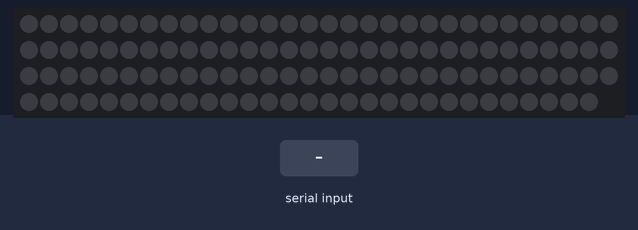
Recording of a sketch running on a simulated Arduino Uno, built with avr-gcc and run on an emulated ATmega328P. On the bench: 119 RGB LEDs in strip order, left to right, continuing on the next row. The inputs (shaded band) are chosen by the test bench. Dim RGB values are drawn brighter than linear.

Above: at 1.2 s.
1.3 s: "90,45\n" received over Serial
At 2.3 s:
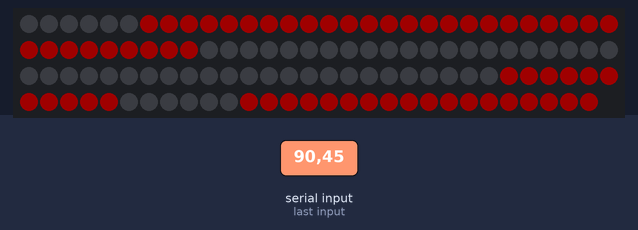
2.8 s: "30,150\n" received over Serial
At 3.4 s:
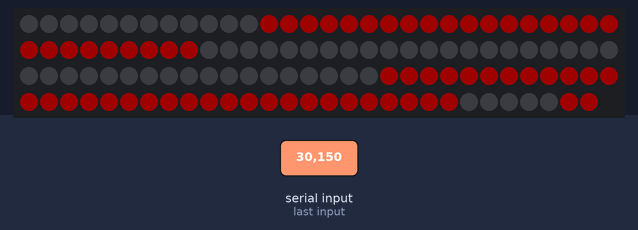
Timing chart, 0 to 5.8 s (numbered marks = the images above; inputs shaded):
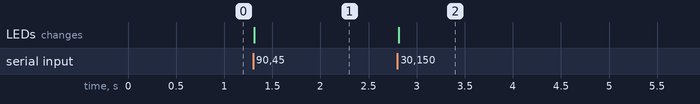

Measured:
- after the input at 1.3 s, the LEDs: change at once (image 1)
- after the input at 2.8 s, the LEDs: change at once (image 2)

The sketch:

countdownclock.ino
```cpp
#include <FastLED.h>

#define LED_PER_DIGIT 39
#define DIGITS      3
#define LED_PIN     7
#define NUM_LEDS    LED_PER_DIGIT*DIGITS+2


int digits[10][39] = {
  {1,1,1,1,1,1, 1,1,1,1,1,1, 1,1,1,1,1, 1,1,1,1,1,1, 1,1,1,1,1,1, 1,1,1,1,1, 0,0,0,0,0}, // 0
  {0,0,0,0,0,0, 0,0,0,0,0,0, 0,0,0,0,0, 1,1,1,1,1,1, 1,1,1,1,1,1, 0,0,0,0,0, 0,0,0,0,0}, // 1
  {1,1,1,1,1,1, 0,0,0,0,0,0, 1,1,1,1,1, 1,1,1,1,1,1, 0,0,0,0,0,0, 1,1,1,1,1, 1,1,1,1,1}, // 2
  {0,0,0,0,0,0, 0,0,0,0,0,0, 1,1,1,1,1, 1,1,1,1,1,1, 1,1,1,1,1,1, 1,1,1,1,1, 1,1,1,1,1}, // 3
  {0,0,0,0,0,0, 1,1,1,1,1,1, 0,0,0,0,0, 1,1,1,1,1,1, 1,1,1,1,1,1, 0,0,0,0,0, 1,1,1,1,1}, // 4
  {0,0,0,0,0,0, 1,1,1,1,1,1, 1,1,1,1,1, 0,0,0,0,0,0, 1,1,1,1,1,1, 1,1,1,1,1, 1,1,1,1,1}, // 5
  {1,1,1,1,1,1, 1,1,1,1,1,1, 1,1,1,1,1, 0,0,0,0,0,0, 1,1,1,1,1,1, 1,1,1,1,1, 1,1,1,1,1}, // 6
  {0,0,0,0,0,0, 0,0,0,0,0,0, 1,1,1,1,1, 1,1,1,1,1,1, 1,1,1,1,1,1, 0,0,0,0,0, 0,0,0,0,0}, // 7
  {1,1,1,1,1,1, 1,1,1,1,1,1, 1,1,1,1,1, 1,1,1,1,1,1, 1,1,1,1,1,1, 1,1,1,1,1, 1,1,1,1,1}, // 8
  {0,0,0,0,0,0, 1,1,1,1,1,1, 1,1,1,1,1, 1,1,1,1,1,1, 1,1,1,1,1,1, 1,1,1,1,1, 1,1,1,1,1}, // 9
};

CRGB leds[NUM_LEDS];

void display_digit(int i, int k)
{
  int offset = (k-1)*LED_PER_DIGIT;

  for (int j=0; j<LED_PER_DIGIT; j++)
  {
    if(digits[i][j])
    {
      leds[j+offset] = CRGB(32, 0, 0);
    }  else {
      leds[j+offset] = CRGB(0, 0, 0);
    }
  }
}

const byte numChars = 4;        // 0:00
char receivedChars[numChars];   // an array to store the received data
boolean newData = false;

void recv() {
    static byte ndx = 0;
    char endMarker = '\n';
    char rc;

    while (Serial.available() > 0 && newData == false) {
        rc = Serial.read();

        if (rc != endMarker) {
//            Serial.print("received: ");Serial.println(rc);
            receivedChars[ndx] = rc;
            ndx++;
            if (ndx >= numChars) {
                ndx = numChars - 1;
            }
        }
        else {
//            receivedChars[ndx] = '\0'; // terminate the string
            ndx = 0;
//            Serial.print("string: ");Serial.println(receivedChars);
            newData = true;
        }
    }
}


void setup() {
Serial.begin(9600);
FastLED.addLeds<WS2812, LED_PIN, GRB>(leds, NUM_LEDS);
leds[NUM_LEDS-2] = CRGB(32, 0, 0);
leds[NUM_LEDS-1] = CRGB(32, 0, 0);
}

void loop() {
  recv();
  if(newData)
  {
//    Serial.println("Showing new chars");
    display_digit(receivedChars[0]-'0', 1);
    display_digit(receivedChars[2]-'0', 2);
    display_digit(receivedChars[3]-'0', 3);
    FastLED.show();
    newData = false;
  }

/* DEMO
  for (int i = 0; i <= 9; i++)
  {
    display_digit(i, 1);
    FastLED.show();
    delay(1000);
  }
*/
}
```
